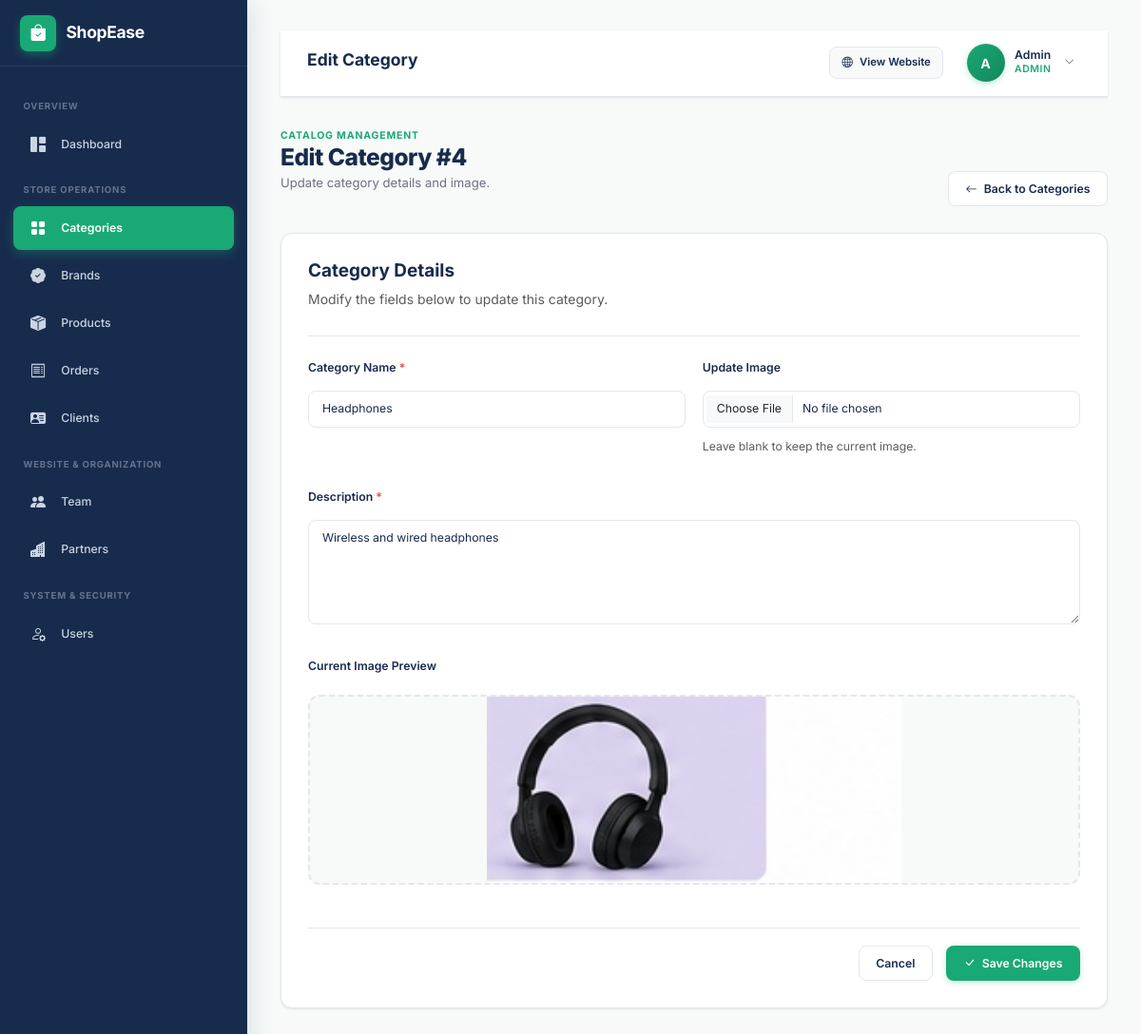
Page /admin/pages/categories/edit.php?id=4 (signed in) on the committed database.
### tables this page shows
CREATE TABLE categories (
    id INT UNSIGNED AUTO_INCREMENT PRIMARY KEY,
    name VARCHAR(100) NOT NULL UNIQUE,
    description TEXT,
    image VARCHAR(255),
    created_at TIMESTAMP DEFAULT CURRENT_TIMESTAMP
);

### admin/pages/categories/edit.php (the view, shortened to what this page needs)
<?php
include '../../../config/database.php';
$id = (int)($_GET['id'] ?? 0);
$sql = "SELECT * FROM categories WHERE id = $id";
$result = mysqli_query($conn, $sql);
$category = mysqli_fetch_assoc($result);
include '../../includes/header.php';
?>
<div class="admin-layout">
    <?php include '../../includes/sidebar.php'; ?>
    <main class="admin-content">
        <?php include '../../includes/navbar.php'; ?>
        <div class="page-header">
            <div>
                <span class="page-eyebrow">CATALOG MANAGEMENT</span>
                <h1>Edit Category #<?= $category['id'] ?></h1>
                <p>Update category details and image.</p>
            </div>
            <div class="page-actions">
                <a href="index.php" class="btn btn-outline">
                    <i class="bi bi-arrow-left"></i>
                    <span>Back to Categories</span>
                </a>
            </div>
        </div>
        <div class="form-card">
            <div class="form-header">
                <h2>Category Details</h2>
                <p class="text-muted">Modify the fields below to update this category.</p>
            </div>
            <form method="POST" enctype="multipart/form-data">
                <div class="form-grid">
                    <div class="form-group">
                        <label for="name" class="form-label">Category Name <span>*</span></label>
                        <input
                            type="text"
                            id="name"
                            name="name"
                            class="form-control"
                            value="<?= htmlspecialchars($category['name']); ?>"
                            required
                        >
                    </div>
                    <div class="form-group">
                        <label for="image" class="form-label">Update Image</label>
                        <input
                            type="file"
                            id="image"
                            name="image"
                            class="form-control"
                            accept="image/*"
                        >
                        <small class="text-muted mt-1">Leave blank to keep the current image.</small>
                    </div>
                    <div class="form-group full-width">
                        <label for="description" class="form-label">Description <span>*</span></label>
                        <textarea
                            id="description"
                            name="description"
                            class="form-control"
                            required
                        ><?= htmlspecialchars($category['description']); ?></textarea>
                    </div>
                    <div class="form-group full-width">
                        <label class="form-label">Current Image Preview</label>
                        <div class="image-preview-container">
                            <?php if (!empty($category['image'])) { ?>
                                <img src="../../assets/images/categories/<?= htmlspecialchars($category['image']); ?>" alt="<?= htmlspecialchars($category['name']); ?>">
                            <?php } ?>
                        </div>
                    </div>
                </div>
                <div class="form-actions">
                    <a href="index.php" class="btn btn-outline">Cancel</a>
                    <button type="submit" name="submit" class="btn btn-primary">
                        <i class="bi bi-check-lg"></i>
                        <span>Save Changes</span>
                    </button>
                </div>
            </form>
        </div>
    </main>
</div>
<?php include '../../includes/footer.php'; ?>

### admin/assets/css/admin.css (style rules this page uses)
:root { --primary: #19A974; --primary-dark: #14875D; --primary-light: #43C594; --dark: #172B4D; --dark-hover: #203A66; --background: #F7FAF9; --white: #FFFFFF; --text: #4B5563; --text-muted: #6B7280; --text-dark: #111827; --light-mint: #DDF6EC; --border-color: #E5E7EB; --border-radius-sm: 8px; --border-radius: 12px; --border-radius-lg: 16px; --shadow-sm: 0 1px 3px rgba(23, 43, 77, 0.05), 0 1px 2px rgba(23, 43, 77, 0.06); --shadow-md: 0 4px 12px -2px rgba(23, 43, 77, 0.08), 0 2px 4px -1px rgba(23, 43, 77, 0.04); --shadow-lg: 0 12px 24px -4px rgba(23, 43, 77, 0.12), 0 4px 6px -2px rgba(23, 43, 77, 0.05); --transition: all 0.25s cubic-bezier(0.4, 0, 0.2, 1); --sidebar-width: 260px; --navbar-height: 70px; }
*, *::before, *::after { box-sizing: border-box; margin: 0; padding: 0; }
html, body { height: 100%; font-family: 'Inter', system-ui, -apple-system, BlinkMacSystemFont, "Segoe UI", Roboto, sans-serif; background-color: var(--background); color: var(--text); line-height: 1.5; font-size: 14px; overflow-x: hidden; }
a { color: var(--primary); text-decoration: none; transition: var(--transition); }
.admin-layout { display: flex; min-height: 100vh; background-color: var(--background); }
.admin-content { flex: 1; margin-left: var(--sidebar-width); padding: 2.25rem 2.5rem 3rem; min-height: 100vh; transition: var(--transition); max-width: calc(100vw - var(--sidebar-width)); }
.page-header { display: flex; align-items: flex-end; justify-content: space-between; flex-wrap: wrap; gap: 1.25rem; margin-bottom: 2rem; }
.page-eyebrow { font-size: 0.75rem; font-weight: 700; text-transform: uppercase; letter-spacing: 0.08em; color: var(--primary); margin-bottom: 0.25rem; }
.page-header h1 { font-size: 1.75rem; font-weight: 800; color: var(--dark); letter-spacing: -0.02em; margin-bottom: 0.25rem; }
.page-header p { color: var(--text-muted); font-size: 0.9375rem; }
.page-actions { display: flex; align-items: center; gap: 0.75rem; }
.btn, .btn-primary, .btn-secondary, .btn-outline { display: inline-flex; align-items: center; justify-content: center; gap: 0.5rem; padding: 0.625rem 1.25rem; border-radius: var(--border-radius-sm); font-size: 0.875rem; font-weight: 600; cursor: pointer; transition: var(--transition); border: 1px solid transparent; line-height: 1.4; text-decoration: none; }
.btn-primary { background-color: var(--primary); color: var(--white) !important; box-shadow: 0 2px 6px rgba(25, 169, 116, 0.25); }
.btn-outline { background-color: var(--white); color: var(--dark); border-color: var(--border-color); }
.form-card { background: var(--white); border-radius: var(--border-radius); border: 1px solid var(--border-color); box-shadow: var(--shadow-sm); padding: 2rem; max-width: 900px; margin: 0 auto 2rem; }
.form-header { margin-bottom: 1.75rem; padding-bottom: 1rem; border-bottom: 1px solid var(--border-color); }
.form-header h2 { font-size: 1.35rem; font-weight: 700; color: var(--dark); }
.form-grid { display: grid; grid-template-columns: repeat(2, 1fr); gap: 1.25rem; }
.form-group { display: flex; flex-direction: column; gap: 0.5rem; margin-bottom: 1.25rem; }
.form-group.full-width { grid-column: 1 / -1; }
.form-label { font-size: 0.875rem; font-weight: 600; color: var(--dark); }
.form-label span { color: #EF4444; }
.form-control, .form-select, textarea.form-control { width: 100%; padding: 0.6875rem 1rem; font-size: 0.875rem; font-family: inherit; color: var(--dark); background-color: var(--white); border: 1px solid var(--border-color); border-radius: var(--border-radius-sm); transition: var(--transition); }
textarea.form-control { min-height: 110px; resize: vertical; }
.form-actions { display: flex; align-items: center; justify-content: flex-end; gap: 1rem; margin-top: 2rem; padding-top: 1.25rem; border-top: 1px solid var(--border-color); }
.image-preview-container { width: 100%; height: 200px; border: 2px dashed var(--border-color); border-radius: var(--border-radius); background-color: var(--background); display: flex; flex-direction: column; align-items: center; justify-content: center; overflow: hidden; position: relative; margin-top: 0.5rem; transition: var(--transition); }
.image-preview-container img { width: 100%; height: 100%; object-fit: contain; }

### rows in the picture
categories: id "4", name "Headphones", description "Wireless and wired headphones", image (picture)

### other values in the picture
$pageHeading "Edit Category"
substr($_SESSION['admin_name'] ?? 'A', 0, 1) "A"
$_SESSION['admin_name'] "Admin"
$_SESSION['admin_role'] "ADMIN"
